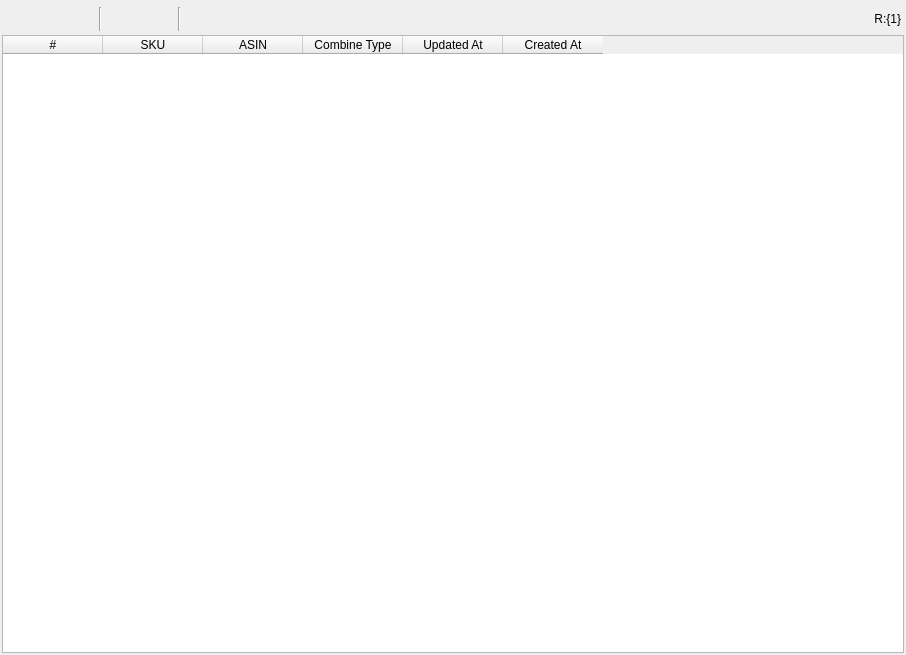
<?xml version="1.0" encoding="UTF-8"?>
<ui version="4.0">
 <class>ProductForm</class>
 <widget class="QWidget" name="ProductForm">
  <property name="geometry">
   <rect>
    <x>0</x>
    <y>0</y>
    <width>906</width>
    <height>655</height>
   </rect>
  </property>
  <property name="windowTitle">
   <string>Product List</string>
  </property>
  <layout class="QVBoxLayout" name="vlProductForm" stretch="0,1">
   <property name="spacing">
    <number>3</number>
   </property>
   <property name="leftMargin">
    <number>2</number>
   </property>
   <property name="topMargin">
    <number>6</number>
   </property>
   <property name="rightMargin">
    <number>2</number>
   </property>
   <property name="bottomMargin">
    <number>2</number>
   </property>
   <item>
    <widget class="QWidget" name="productToolBar" native="true">
     <property name="sizePolicy">
      <sizepolicy hsizetype="Preferred" vsizetype="Preferred">
       <horstretch>0</horstretch>
       <verstretch>0</verstretch>
      </sizepolicy>
     </property>
     <property name="minimumSize">
      <size>
       <width>0</width>
       <height>26</height>
      </size>
     </property>
     <property name="inputMethodHints">
      <set>Qt::ImhNone</set>
     </property>
     <layout class="QHBoxLayout" name="hlReportToolBar" stretch="0,0,0,0,0,0,0,0,0,0,0">
      <property name="spacing">
       <number>2</number>
      </property>
      <property name="sizeConstraint">
       <enum>QLayout::SetDefaultConstraint</enum>
      </property>
      <property name="leftMargin">
       <number>1</number>
      </property>
      <property name="topMargin">
       <number>1</number>
      </property>
      <property name="rightMargin">
       <number>1</number>
      </property>
      <property name="bottomMargin">
       <number>1</number>
      </property>
      <item>
       <widget class="QToolButton" name="tbRefresh">
        <property name="minimumSize">
         <size>
          <width>22</width>
          <height>22</height>
         </size>
        </property>
        <property name="maximumSize">
         <size>
          <width>22</width>
          <height>22</height>
         </size>
        </property>
        <property name="styleSheet">
         <string notr="true"/>
        </property>
        <property name="text">
         <string/>
        </property>
        <property name="icon">
         <iconset resource="../resource/icons.qrc">
          <normaloff>:/button/images/svg/sync-alt-solid.svg</normaloff>:/button/images/svg/sync-alt-solid.svg</iconset>
        </property>
        <property name="autoRaise">
         <bool>true</bool>
        </property>
       </widget>
      </item>
      <item>
       <widget class="QToolButton" name="tbSelection">
        <property name="minimumSize">
         <size>
          <width>22</width>
          <height>22</height>
         </size>
        </property>
        <property name="maximumSize">
         <size>
          <width>22</width>
          <height>22</height>
         </size>
        </property>
        <property name="text">
         <string/>
        </property>
        <property name="icon">
         <iconset resource="../resource/icons.qrc">
          <normaloff>:/button/images/svg/check-solid.svg</normaloff>:/button/images/svg/check-solid.svg</iconset>
        </property>
        <property name="autoRaise">
         <bool>true</bool>
        </property>
       </widget>
      </item>
      <item>
       <widget class="QToolButton" name="tbUnselection">
        <property name="minimumSize">
         <size>
          <width>22</width>
          <height>22</height>
         </size>
        </property>
        <property name="maximumSize">
         <size>
          <width>22</width>
          <height>22</height>
         </size>
        </property>
        <property name="text">
         <string/>
        </property>
        <property name="icon">
         <iconset resource="../resource/icons.qrc">
          <normaloff>:/button/images/svg/times-solid.svg</normaloff>:/button/images/svg/times-solid.svg</iconset>
        </property>
        <property name="autoRaise">
         <bool>true</bool>
        </property>
       </widget>
      </item>
      <item>
       <widget class="QToolButton" name="tbInvertSelection">
        <property name="minimumSize">
         <size>
          <width>22</width>
          <height>22</height>
         </size>
        </property>
        <property name="maximumSize">
         <size>
          <width>22</width>
          <height>22</height>
         </size>
        </property>
        <property name="text">
         <string/>
        </property>
        <property name="icon">
         <iconset resource="../resource/icons.qrc">
          <normaloff>:/button/images/svg/retweet-solid.svg</normaloff>:/button/images/svg/retweet-solid.svg</iconset>
        </property>
        <property name="autoRaise">
         <bool>true</bool>
        </property>
       </widget>
      </item>
      <item>
       <widget class="Line" name="line_2">
        <property name="orientation">
         <enum>Qt::Vertical</enum>
        </property>
       </widget>
      </item>
      <item>
       <widget class="QToolButton" name="tbSearch">
        <property name="minimumSize">
         <size>
          <width>22</width>
          <height>22</height>
         </size>
        </property>
        <property name="maximumSize">
         <size>
          <width>50</width>
          <height>50</height>
         </size>
        </property>
        <property name="text">
         <string/>
        </property>
        <property name="icon">
         <iconset resource="../resource/icons.qrc">
          <normaloff>:/button/images/svg/search-solid.svg</normaloff>:/button/images/svg/search-solid.svg</iconset>
        </property>
        <property name="autoExclusive">
         <bool>false</bool>
        </property>
        <property name="popupMode">
         <enum>QToolButton::InstantPopup</enum>
        </property>
        <property name="toolButtonStyle">
         <enum>Qt::ToolButtonIconOnly</enum>
        </property>
        <property name="autoRaise">
         <bool>true</bool>
        </property>
        <property name="arrowType">
         <enum>Qt::NoArrow</enum>
        </property>
       </widget>
      </item>
      <item>
       <widget class="QToolButton" name="tbInputCsv">
        <property name="minimumSize">
         <size>
          <width>22</width>
          <height>22</height>
         </size>
        </property>
        <property name="maximumSize">
         <size>
          <width>22</width>
          <height>22</height>
         </size>
        </property>
        <property name="text">
         <string/>
        </property>
        <property name="icon">
         <iconset resource="../resource/icons.qrc">
          <normaloff>:/button/images/svg/file-import-solid.svg</normaloff>:/button/images/svg/file-import-solid.svg</iconset>
        </property>
        <property name="autoRaise">
         <bool>true</bool>
        </property>
       </widget>
      </item>
      <item>
       <widget class="QToolButton" name="tbDelete">
        <property name="minimumSize">
         <size>
          <width>22</width>
          <height>22</height>
         </size>
        </property>
        <property name="maximumSize">
         <size>
          <width>22</width>
          <height>22</height>
         </size>
        </property>
        <property name="text">
         <string/>
        </property>
        <property name="icon">
         <iconset resource="../resource/icons.qrc">
          <normaloff>:/button/images/svg/times-circle-solid.svg</normaloff>:/button/images/svg/times-circle-solid.svg</iconset>
        </property>
        <property name="autoRaise">
         <bool>true</bool>
        </property>
       </widget>
      </item>
      <item>
       <widget class="Line" name="line">
        <property name="orientation">
         <enum>Qt::Vertical</enum>
        </property>
       </widget>
      </item>
      <item>
       <widget class="QLabel" name="lbPagerInfo">
        <property name="sizePolicy">
         <sizepolicy hsizetype="MinimumExpanding" vsizetype="Preferred">
          <horstretch>0</horstretch>
          <verstretch>0</verstretch>
         </sizepolicy>
        </property>
        <property name="text">
         <string>R:{1}</string>
        </property>
        <property name="alignment">
         <set>Qt::AlignRight|Qt::AlignTrailing|Qt::AlignVCenter</set>
        </property>
       </widget>
      </item>
      <item>
       <widget class="QWidget" name="widget_2" native="true"/>
      </item>
     </layout>
    </widget>
   </item>
   <item>
    <widget class="QTableWidget" name="twProductList">
     <property name="editTriggers">
      <set>QAbstractItemView::NoEditTriggers</set>
     </property>
     <property name="selectionMode">
      <enum>QAbstractItemView::MultiSelection</enum>
     </property>
     <property name="selectionBehavior">
      <enum>QAbstractItemView::SelectRows</enum>
     </property>
     <property name="sortingEnabled">
      <bool>true</bool>
     </property>
     <attribute name="horizontalHeaderHighlightSections">
      <bool>false</bool>
     </attribute>
     <column>
      <property name="text">
       <string>#</string>
      </property>
     </column>
     <column>
      <property name="text">
       <string>SKU</string>
      </property>
     </column>
     <column>
      <property name="text">
       <string>ASIN</string>
      </property>
     </column>
     <column>
      <property name="text">
       <string>Combine Type</string>
      </property>
     </column>
     <column>
      <property name="text">
       <string>Updated At</string>
      </property>
     </column>
     <column>
      <property name="text">
       <string>Created At</string>
      </property>
     </column>
    </widget>
   </item>
  </layout>
 </widget>
 <resources>
  <include location="../resource/icons.qrc"/>
 </resources>
 <connections/>
</ui>
